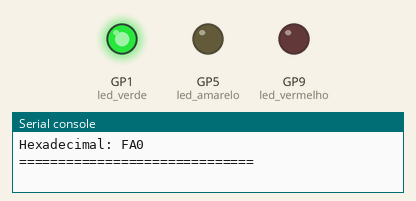
The program below on a simulated Raspberry Pi Pico running MicroPython. Parts: output pins drawn as LEDs (lit = HIGH), the last lines printed to the serial console. Wiring (from the project's diagram.json): green LED on GP1, yellow LED on GP5, red LED on GP9. At 6.0 s the program stops and its outputs stay as they are.

Above: at 0.1 s.
At 3.1 s:
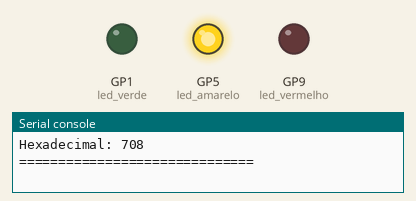
At 6.1 s:
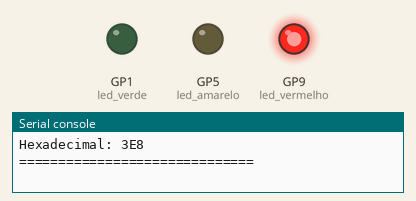
Timing chart, 0 to 7.5 s (numbered marks = the images above):
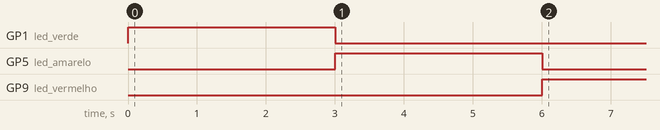

Measured:
- by itself, GP1 (led_verde): LOW → HIGH at 0.00 s, → LOW 3.0 s later
- by itself, GP5 (led_amarelo): LOW → HIGH at 3.0 s, → LOW 3.0 s later
- by itself, GP9 (led_vermelho): LOW → HIGH at 6.0 s

The program:

main.py
```python
from machine import Pin
from time import sleep

led_verde = Pin(1, Pin.OUT)
led_amarelo = Pin(5, Pin.OUT)
led_vermelho = Pin(9, Pin.OUT)

def desligar_leds():
    led_verde.value(0)
    led_amarelo.value(0)
    led_vermelho.value(0)

def verificar_recarga(geracao, consumo):
    disponivel = geracao - consumo

    desligar_leds()

    if disponivel >= 1000:
        estado = "RECARGA AUTORIZADA"
        led_verde.value(1)

    elif disponivel > 0:
        estado = "RECARGA REDUZIDA"
        led_amarelo.value(1)

    else:
        estado = "RECARGA BLOQUEADA"
        led_vermelho.value(1)

    print("==============================")
    print("GERACAO:", geracao, "W")
    print("CONSUMO:", consumo, "W")
    print("DISPONIVEL:", disponivel, "W")
    print("STATUS:", estado)

    print("Decimal:", geracao)
    print("Binario:", bin(geracao)[2:])
    print("Hexadecimal:", hex(geracao)[2:].upper())

    print("==============================")
    print()

# Situação 1
verificar_recarga(4000, 1500)
sleep(3)

# Situação 2
verificar_recarga(1800, 1500)
sleep(3)

# Situação 3
verificar_recarga(1000, 1800)
```
